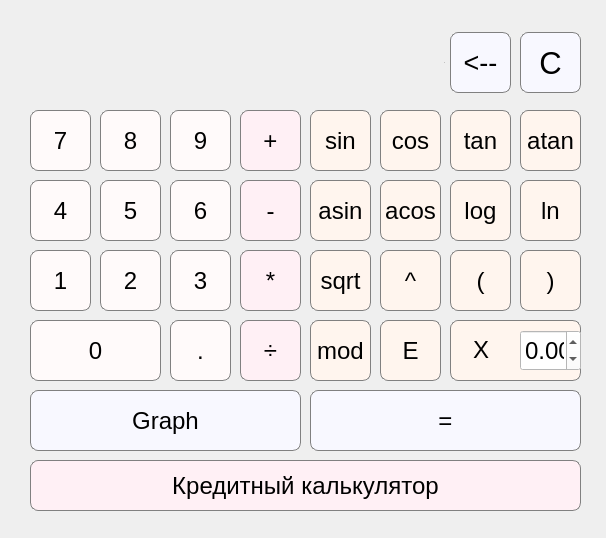
<?xml version="1.0" encoding="UTF-8"?>
<ui version="4.0">
 <class>MainWindow</class>
 <widget class="QMainWindow" name="MainWindow">
  <property name="geometry">
   <rect>
    <x>0</x>
    <y>0</y>
    <width>606</width>
    <height>538</height>
   </rect>
  </property>
  <property name="sizePolicy">
   <sizepolicy hsizetype="Fixed" vsizetype="Fixed">
    <horstretch>0</horstretch>
    <verstretch>0</verstretch>
   </sizepolicy>
  </property>
  <property name="minimumSize">
   <size>
    <width>606</width>
    <height>538</height>
   </size>
  </property>
  <property name="maximumSize">
   <size>
    <width>606</width>
    <height>538</height>
   </size>
  </property>
  <property name="windowTitle">
   <string>MainWindow</string>
  </property>
  <property name="styleSheet">
   <string notr="true">QMainWindow {
qproperty-aligment: 'AlignVCenter | AlignRight';
border-botton: 5px solid green;
background-color : #FFFAFA;
border-radius: 8px;
}


background-color : #FFFAFA;
</string>
  </property>
  <widget class="QWidget" name="centralwidget">
   <widget class="QLabel" name="result_show">
    <property name="enabled">
     <bool>true</bool>
    </property>
    <property name="geometry">
     <rect>
      <x>30</x>
      <y>28</y>
      <width>415</width>
      <height>69</height>
     </rect>
    </property>
    <property name="font">
     <font>
      <pointsize>-1</pointsize>
      <italic>false</italic>
      <bold>false</bold>
     </font>
    </property>
    <property name="styleSheet">
     <string notr="true">QLabel {
qproperty-alignment: 'AlignRight';
background-color: white;
border: 1px solid grey;
border-radius: 8px;
  margin: 4px;
  padding: 4px;
  font-size: 23px;
color: black;
}

background-color: white;</string>
    </property>
    <property name="text">
     <string>0</string>
    </property>
    <property name="alignment">
     <set>Qt::AlignRight|Qt::AlignTrailing|Qt::AlignVCenter</set>
    </property>
   </widget>
   <widget class="QPushButton" name="pushButton_clear">
    <property name="geometry">
     <rect>
      <x>520</x>
      <y>32</y>
      <width>61</width>
      <height>61</height>
     </rect>
    </property>
    <property name="font">
     <font>
      <pointsize>23</pointsize>
     </font>
    </property>
    <property name="styleSheet">
     <string notr="true">QPushButton {
background-color: #F8F8FF;
border: 1px solid gray;
border-radius: 8px; 
color: black;
}
QPushButton:pressed {
background-color: qlineargradient(x1: 0, y1: 0, x2: 0, y2: 1,
								stop: 0 #BEBEBE, stop: 1 #FFFAFA);
}</string>
    </property>
    <property name="text">
     <string>C</string>
    </property>
   </widget>
   <widget class="QPushButton" name="pushButton_bin">
    <property name="geometry">
     <rect>
      <x>1000</x>
      <y>500</y>
      <width>61</width>
      <height>61</height>
     </rect>
    </property>
    <property name="styleSheet">
     <string notr="true">QPushButton {
background-color: #FFF0F5;
border: 1px solid gray;
border-radius: 8px;
}
QPushButton:pressed {
background-color: qlineargradient(x1: 0, y1: 0, x2: 0, y2: 1,
								stop: 0 #BEBEBE, stop: 1 #D7D7D7);
}</string>
    </property>
    <property name="text">
     <string>+/-</string>
    </property>
   </widget>
   <widget class="QPushButton" name="pushButton_div">
    <property name="geometry">
     <rect>
      <x>240</x>
      <y>320</y>
      <width>61</width>
      <height>61</height>
     </rect>
    </property>
    <property name="font">
     <font>
      <pointsize>18</pointsize>
     </font>
    </property>
    <property name="styleSheet">
     <string notr="true">QPushButton {
background-color: #FFF0F5;
border: 1px solid gray;
border-radius: 8px;
color: black;
}
QPushButton:pressed {
background-color: qlineargradient(x1: 0, y1: 0, x2: 0, y2: 1,
								stop: 0 #BEBEBE, stop: 1 #D7D7D7);
}</string>
    </property>
    <property name="text">
     <string>÷</string>
    </property>
   </widget>
   <widget class="QPushButton" name="pushButton_proc">
    <property name="geometry">
     <rect>
      <x>1000</x>
      <y>430</y>
      <width>61</width>
      <height>61</height>
     </rect>
    </property>
    <property name="styleSheet">
     <string notr="true">QPushButton {
background-color: rgb(215, 215, 215);
border: 1px solid gray;
}
QPushButton:pressed {
background-color: qlineargradient(x1: 0, y1: 0, x2: 0, y2: 1,
								stop: 0 #BEBEBE, stop: 1 #D7D7D7);
}</string>
    </property>
    <property name="text">
     <string>%</string>
    </property>
   </widget>
   <widget class="QPushButton" name="pushButton_9">
    <property name="geometry">
     <rect>
      <x>170</x>
      <y>110</y>
      <width>61</width>
      <height>61</height>
     </rect>
    </property>
    <property name="font">
     <font>
      <pointsize>18</pointsize>
     </font>
    </property>
    <property name="styleSheet">
     <string notr="true">QPushButton {
border: 1px solid gray;
background-color: #FFFAFA;
border-radius: 8px;
color: black;
}
QPushButton:pressed {
background-color: qlineargradient(x1: 0, y1: 0, x2: 0, y2: 1,
								stop: 0 #dadbde, stop: 1 #f6f7fa);
}</string>
    </property>
    <property name="text">
     <string>9</string>
    </property>
   </widget>
   <widget class="QPushButton" name="pushButton_8">
    <property name="geometry">
     <rect>
      <x>100</x>
      <y>110</y>
      <width>61</width>
      <height>61</height>
     </rect>
    </property>
    <property name="font">
     <font>
      <pointsize>18</pointsize>
     </font>
    </property>
    <property name="styleSheet">
     <string notr="true">QPushButton {
border: 1px solid gray;
background-color: #FFFAFA;
border-radius: 8px;
color: black;
}
QPushButton:pressed {
background-color: qlineargradient(x1: 0, y1: 0, x2: 0, y2: 1,
								stop: 0 #dadbde, stop: 1 #f6f7fa);
}</string>
    </property>
    <property name="text">
     <string>8</string>
    </property>
   </widget>
   <widget class="QPushButton" name="pushButton_7">
    <property name="geometry">
     <rect>
      <x>30</x>
      <y>110</y>
      <width>61</width>
      <height>61</height>
     </rect>
    </property>
    <property name="font">
     <font>
      <pointsize>18</pointsize>
     </font>
    </property>
    <property name="styleSheet">
     <string notr="true">QPushButton {
border: 1px solid gray;
background-color: #FFFAFA;
border-radius: 8px;
color: black;
}
QPushButton:pressed {
background-color: qlineargradient(x1: 0, y1: 0, x2: 0, y2: 1,
								stop: 0 #dadbde, stop: 1 #f6f7fa);
}</string>
    </property>
    <property name="text">
     <string>7</string>
    </property>
   </widget>
   <widget class="QPushButton" name="pushButton_mult">
    <property name="geometry">
     <rect>
      <x>240</x>
      <y>250</y>
      <width>61</width>
      <height>61</height>
     </rect>
    </property>
    <property name="font">
     <font>
      <pointsize>18</pointsize>
     </font>
    </property>
    <property name="styleSheet">
     <string notr="true">QPushButton {
background-color: #FFF0F5;
border: 1px solid gray;
border-radius: 8px;
color: black;
}
QPushButton:pressed {
background-color: qlineargradient(x1: 0, y1: 0, x2: 0, y2: 1,
								stop: 0 #BEBEBE, stop: 1 #D7D7D7);
}</string>
    </property>
    <property name="text">
     <string>*</string>
    </property>
   </widget>
   <widget class="QPushButton" name="pushButton_5">
    <property name="geometry">
     <rect>
      <x>100</x>
      <y>180</y>
      <width>61</width>
      <height>61</height>
     </rect>
    </property>
    <property name="font">
     <font>
      <pointsize>18</pointsize>
     </font>
    </property>
    <property name="styleSheet">
     <string notr="true">QPushButton {
border: 1px solid gray;
background-color: #FFFAFA;
border-radius: 8px;
color: black;
}
QPushButton:pressed {
background-color: qlineargradient(x1: 0, y1: 0, x2: 0, y2: 1,
								stop: 0 #dadbde, stop: 1 #f6f7fa);
}</string>
    </property>
    <property name="text">
     <string>5</string>
    </property>
   </widget>
   <widget class="QPushButton" name="pushButton_minus">
    <property name="geometry">
     <rect>
      <x>240</x>
      <y>180</y>
      <width>61</width>
      <height>61</height>
     </rect>
    </property>
    <property name="font">
     <font>
      <pointsize>18</pointsize>
     </font>
    </property>
    <property name="styleSheet">
     <string notr="true">QPushButton {
background-color: #FFF0F5;
border: 1px solid gray;
border-radius: 8px;
color: black;
}
QPushButton:pressed {
background-color: qlineargradient(x1: 0, y1: 0, x2: 0, y2: 1,
								stop: 0 #BEBEBE, stop: 1 #D7D7D7);
}</string>
    </property>
    <property name="text">
     <string>-</string>
    </property>
   </widget>
   <widget class="QPushButton" name="pushButton_dot">
    <property name="geometry">
     <rect>
      <x>170</x>
      <y>320</y>
      <width>61</width>
      <height>61</height>
     </rect>
    </property>
    <property name="font">
     <font>
      <pointsize>18</pointsize>
     </font>
    </property>
    <property name="styleSheet">
     <string notr="true">QPushButton {
border: 1px solid gray;
background-color: #FFFAFA;
border-radius: 8px;
color: black;
}
QPushButton:pressed {
background-color: qlineargradient(x1: 0, y1: 0, x2: 0, y2: 1,
								stop: 0 #dadbde, stop: 1 #f6f7fa);
}</string>
    </property>
    <property name="text">
     <string>.</string>
    </property>
   </widget>
   <widget class="QPushButton" name="pushButton_eq">
    <property name="geometry">
     <rect>
      <x>310</x>
      <y>390</y>
      <width>271</width>
      <height>61</height>
     </rect>
    </property>
    <property name="font">
     <font>
      <pointsize>18</pointsize>
     </font>
    </property>
    <property name="styleSheet">
     <string notr="true">QPushButton {
border: 1px solid gray;
background-color: #F8F8FF;
border-radius: 8px;
color: black;
}
QPushButton:pressed {
background-color: qlineargradient(x1: 0, y1: 0, x2: 0, y2: 1,
								stop: 0 #dadbde, stop: 1 #f6f7fa);
}</string>
    </property>
    <property name="text">
     <string>=</string>
    </property>
   </widget>
   <widget class="QPushButton" name="pushButton_0">
    <property name="geometry">
     <rect>
      <x>30</x>
      <y>320</y>
      <width>131</width>
      <height>61</height>
     </rect>
    </property>
    <property name="font">
     <font>
      <pointsize>18</pointsize>
     </font>
    </property>
    <property name="styleSheet">
     <string notr="true">QPushButton {
border: 1px solid gray;
background-color: #FFFAFA;
border-radius: 8px;
color: black;
}
QPushButton:pressed {
background-color: qlineargradient(x1: 0, y1: 0, x2: 0, y2: 1,
								stop: 0 #dadbde, stop: 1 #f6f7fa);
}</string>
    </property>
    <property name="text">
     <string>0</string>
    </property>
   </widget>
   <widget class="QPushButton" name="pushButton_6">
    <property name="geometry">
     <rect>
      <x>170</x>
      <y>180</y>
      <width>61</width>
      <height>61</height>
     </rect>
    </property>
    <property name="font">
     <font>
      <pointsize>18</pointsize>
     </font>
    </property>
    <property name="styleSheet">
     <string notr="true">QPushButton {
border: 1px solid gray;
background-color: #FFFAFA;
border-radius: 8px;
color: black;
}
QPushButton:pressed {
background-color: qlineargradient(x1: 0, y1: 0, x2: 0, y2: 1,
								stop: 0 #dadbde, stop: 1 #f6f7fa);
}</string>
    </property>
    <property name="text">
     <string>6</string>
    </property>
   </widget>
   <widget class="QPushButton" name="pushButton_4">
    <property name="geometry">
     <rect>
      <x>30</x>
      <y>180</y>
      <width>61</width>
      <height>61</height>
     </rect>
    </property>
    <property name="font">
     <font>
      <pointsize>18</pointsize>
     </font>
    </property>
    <property name="styleSheet">
     <string notr="true">QPushButton {
border: 1px solid gray;
background-color: #FFFAFA;
border-radius: 8px;
color: black;
}
QPushButton:pressed {
background-color: qlineargradient(x1: 0, y1: 0, x2: 0, y2: 1,
								stop: 0 #dadbde, stop: 1 #f6f7fa);
}</string>
    </property>
    <property name="text">
     <string>4</string>
    </property>
   </widget>
   <widget class="QPushButton" name="pushButton_3">
    <property name="geometry">
     <rect>
      <x>170</x>
      <y>250</y>
      <width>61</width>
      <height>61</height>
     </rect>
    </property>
    <property name="font">
     <font>
      <pointsize>18</pointsize>
     </font>
    </property>
    <property name="styleSheet">
     <string notr="true">QPushButton {
border: 1px solid gray;
background-color: #FFFAFA;
border-radius: 8px;
color: black;
}
QPushButton:pressed {
background-color: qlineargradient(x1: 0, y1: 0, x2: 0, y2: 1,
								stop: 0 #dadbde, stop: 1 #f6f7fa);
}</string>
    </property>
    <property name="text">
     <string>3</string>
    </property>
   </widget>
   <widget class="QPushButton" name="pushButton_plus">
    <property name="geometry">
     <rect>
      <x>240</x>
      <y>110</y>
      <width>61</width>
      <height>61</height>
     </rect>
    </property>
    <property name="font">
     <font>
      <pointsize>18</pointsize>
     </font>
    </property>
    <property name="styleSheet">
     <string notr="true">QPushButton {
background-color: #FFF0F5;
border: 1px solid gray;
border-radius: 8px;
color: black;
}
QPushButton:pressed {
background-color: qlineargradient(x1: 0, y1: 0, x2: 0, y2: 1,
								stop: 0 #BEBEBE, stop: 1 #D7D7D7);
}</string>
    </property>
    <property name="text">
     <string>+</string>
    </property>
   </widget>
   <widget class="QPushButton" name="pushButton_2">
    <property name="geometry">
     <rect>
      <x>100</x>
      <y>250</y>
      <width>61</width>
      <height>61</height>
     </rect>
    </property>
    <property name="font">
     <font>
      <pointsize>18</pointsize>
     </font>
    </property>
    <property name="styleSheet">
     <string notr="true">QPushButton {
border: 1px solid gray;
background-color: #FFFAFA;
border-radius: 8px;
color: black;
}
QPushButton:pressed {
background-color: qlineargradient(x1: 0, y1: 0, x2: 0, y2: 1,
								stop: 0 #dadbde, stop: 1 #f6f7fa);
}</string>
    </property>
    <property name="text">
     <string>2</string>
    </property>
   </widget>
   <widget class="QPushButton" name="pushButton_1">
    <property name="geometry">
     <rect>
      <x>30</x>
      <y>250</y>
      <width>61</width>
      <height>61</height>
     </rect>
    </property>
    <property name="font">
     <font>
      <pointsize>18</pointsize>
     </font>
    </property>
    <property name="styleSheet">
     <string notr="true">QPushButton {
border: 1px solid gray;
background-color: #FFFAFA;
border-radius: 8px;
color: black;
}
QPushButton:pressed {
background-color: qlineargradient(x1: 0, y1: 0, x2: 0, y2: 1,
								stop: 0 #dadbde, stop: 1 #f6f7fa);
}</string>
    </property>
    <property name="text">
     <string>1</string>
    </property>
   </widget>
   <widget class="QPushButton" name="pushButton_x">
    <property name="geometry">
     <rect>
      <x>452</x>
      <y>321</y>
      <width>58</width>
      <height>58</height>
     </rect>
    </property>
    <property name="font">
     <font>
      <pointsize>18</pointsize>
     </font>
    </property>
    <property name="styleSheet">
     <string notr="true">QPushButton {
background-color: #FFF5EE;
border: 0px solid gray;
border-radius: 8px;
color: black;
}
QPushButton:pressed {
background-color: qlineargradient(x1: 0, y1: 0, x2: 0, y2: 1,
								stop: 0 #BEBEBE, stop: 1 #D7D7D7);
}</string>
    </property>
    <property name="text">
     <string>X</string>
    </property>
   </widget>
   <widget class="QPushButton" name="pushButton_del">
    <property name="geometry">
     <rect>
      <x>450</x>
      <y>32</y>
      <width>61</width>
      <height>61</height>
     </rect>
    </property>
    <property name="font">
     <font>
      <pointsize>20</pointsize>
     </font>
    </property>
    <property name="styleSheet">
     <string notr="true">QPushButton {
background-color: #F8F8FF;
border: 1px solid gray;
border-radius: 8px; 
color: black;
}
QPushButton:pressed {
background-color: qlineargradient(x1: 0, y1: 0, x2: 0, y2: 1,
								stop: 0 #BEBEBE, stop: 1 #FFFAFA);
}</string>
    </property>
    <property name="text">
     <string>&lt;--</string>
    </property>
   </widget>
   <widget class="QPushButton" name="pushButton_lb">
    <property name="geometry">
     <rect>
      <x>450</x>
      <y>250</y>
      <width>61</width>
      <height>61</height>
     </rect>
    </property>
    <property name="font">
     <font>
      <pointsize>18</pointsize>
     </font>
    </property>
    <property name="styleSheet">
     <string notr="true">QPushButton {
background-color: #FFF5EE;
border: 1px solid gray;
border-radius: 8px;
color: black;
}
QPushButton:pressed {
background-color: qlineargradient(x1: 0, y1: 0, x2: 0, y2: 1,
								stop: 0 #BEBEBE, stop: 1 #D7D7D7);
}</string>
    </property>
    <property name="text">
     <string>(</string>
    </property>
   </widget>
   <widget class="QPushButton" name="pushButton_log">
    <property name="geometry">
     <rect>
      <x>450</x>
      <y>180</y>
      <width>61</width>
      <height>61</height>
     </rect>
    </property>
    <property name="font">
     <font>
      <pointsize>18</pointsize>
     </font>
    </property>
    <property name="styleSheet">
     <string notr="true">QPushButton {
background-color: #FFF5EE;
border: 1px solid gray;
border-radius: 8px;
color: black;
}
QPushButton:pressed {
background-color: qlineargradient(x1: 0, y1: 0, x2: 0, y2: 1,
								stop: 0 #BEBEBE, stop: 1 #D7D7D7);
}</string>
    </property>
    <property name="text">
     <string>log</string>
    </property>
   </widget>
   <widget class="QPushButton" name="pushButton_rb">
    <property name="geometry">
     <rect>
      <x>520</x>
      <y>250</y>
      <width>61</width>
      <height>61</height>
     </rect>
    </property>
    <property name="font">
     <font>
      <pointsize>18</pointsize>
     </font>
    </property>
    <property name="styleSheet">
     <string notr="true">QPushButton {
background-color: #FFF5EE;
border: 1px solid gray;
border-radius: 8px;
color: black;
}
QPushButton:pressed {
background-color: qlineargradient(x1: 0, y1: 0, x2: 0, y2: 1,
								stop: 0 #BEBEBE, stop: 1 #D7D7D7);
}</string>
    </property>
    <property name="text">
     <string>)</string>
    </property>
   </widget>
   <widget class="QPushButton" name="pushButton_ln">
    <property name="geometry">
     <rect>
      <x>520</x>
      <y>180</y>
      <width>61</width>
      <height>61</height>
     </rect>
    </property>
    <property name="font">
     <font>
      <pointsize>18</pointsize>
     </font>
    </property>
    <property name="styleSheet">
     <string notr="true">QPushButton {
background-color: #FFF5EE;
border: 1px solid gray;
border-radius: 8px;
color: black;
}
QPushButton:pressed {
background-color: qlineargradient(x1: 0, y1: 0, x2: 0, y2: 1,
								stop: 0 #BEBEBE, stop: 1 #D7D7D7);
}</string>
    </property>
    <property name="text">
     <string>ln</string>
    </property>
   </widget>
   <widget class="QPushButton" name="pushButton_atag">
    <property name="geometry">
     <rect>
      <x>520</x>
      <y>110</y>
      <width>61</width>
      <height>61</height>
     </rect>
    </property>
    <property name="font">
     <font>
      <pointsize>18</pointsize>
     </font>
    </property>
    <property name="styleSheet">
     <string notr="true">QPushButton {
background-color: #FFF5EE;
border: 1px solid gray;
border-radius: 8px;
color: black;
}
QPushButton:pressed {
background-color: qlineargradient(x1: 0, y1: 0, x2: 0, y2: 1,
								stop: 0 #BEBEBE, stop: 1 #D7D7D7);
}</string>
    </property>
    <property name="text">
     <string>atan</string>
    </property>
   </widget>
   <widget class="QPushButton" name="pushButton_acos">
    <property name="geometry">
     <rect>
      <x>380</x>
      <y>180</y>
      <width>61</width>
      <height>61</height>
     </rect>
    </property>
    <property name="font">
     <font>
      <pointsize>18</pointsize>
     </font>
    </property>
    <property name="styleSheet">
     <string notr="true">QPushButton {
background-color: #FFF5EE;
border: 1px solid gray;
border-radius: 8px;
color: black;
}
QPushButton:pressed {
background-color: qlineargradient(x1: 0, y1: 0, x2: 0, y2: 1,
								stop: 0 #BEBEBE, stop: 1 #D7D7D7);
}</string>
    </property>
    <property name="text">
     <string>acos</string>
    </property>
   </widget>
   <widget class="QPushButton" name="pushButton_asin">
    <property name="geometry">
     <rect>
      <x>310</x>
      <y>180</y>
      <width>61</width>
      <height>61</height>
     </rect>
    </property>
    <property name="font">
     <font>
      <pointsize>18</pointsize>
     </font>
    </property>
    <property name="styleSheet">
     <string notr="true">QPushButton {
background-color: #FFF5EE;
border: 1px solid gray;
border-radius: 8px;
color: black;
}
QPushButton:pressed {
background-color: qlineargradient(x1: 0, y1: 0, x2: 0, y2: 1,
								stop: 0 #BEBEBE, stop: 1 #D7D7D7);
}</string>
    </property>
    <property name="text">
     <string>asin</string>
    </property>
   </widget>
   <widget class="QPushButton" name="pushButton_sin">
    <property name="geometry">
     <rect>
      <x>310</x>
      <y>110</y>
      <width>61</width>
      <height>61</height>
     </rect>
    </property>
    <property name="font">
     <font>
      <pointsize>18</pointsize>
     </font>
    </property>
    <property name="styleSheet">
     <string notr="true">QPushButton {
background-color: #FFF5EE;
border: 1px solid gray;
border-radius: 8px;
color: black;
}
QPushButton:pressed {
background-color: qlineargradient(x1: 0, y1: 0, x2: 0, y2: 1,
								stop: 0 #BEBEBE, stop: 1 #D7D7D7);
}</string>
    </property>
    <property name="text">
     <string>sin</string>
    </property>
   </widget>
   <widget class="QPushButton" name="pushButton_cos">
    <property name="geometry">
     <rect>
      <x>380</x>
      <y>110</y>
      <width>61</width>
      <height>61</height>
     </rect>
    </property>
    <property name="font">
     <font>
      <pointsize>18</pointsize>
     </font>
    </property>
    <property name="styleSheet">
     <string notr="true">QPushButton {
background-color: #FFF5EE;
border: 1px solid gray;
border-radius: 8px;
color: black;
}
QPushButton:pressed {
background-color: qlineargradient(x1: 0, y1: 0, x2: 0, y2: 1,
								stop: 0 #BEBEBE, stop: 1 #D7D7D7);
}</string>
    </property>
    <property name="text">
     <string>cos</string>
    </property>
   </widget>
   <widget class="QPushButton" name="pushButton_tan">
    <property name="geometry">
     <rect>
      <x>450</x>
      <y>110</y>
      <width>61</width>
      <height>61</height>
     </rect>
    </property>
    <property name="font">
     <font>
      <pointsize>18</pointsize>
     </font>
    </property>
    <property name="styleSheet">
     <string notr="true">QPushButton {
background-color: #FFF5EE;
border: 1px solid gray;
border-radius: 8px;
color: black;
}
QPushButton:pressed {
background-color: qlineargradient(x1: 0, y1: 0, x2: 0, y2: 1,
								stop: 0 #BEBEBE, stop: 1 #D7D7D7);
}</string>
    </property>
    <property name="text">
     <string>tan</string>
    </property>
   </widget>
   <widget class="QPushButton" name="pushButton_pov">
    <property name="geometry">
     <rect>
      <x>380</x>
      <y>250</y>
      <width>61</width>
      <height>61</height>
     </rect>
    </property>
    <property name="font">
     <font>
      <pointsize>18</pointsize>
     </font>
    </property>
    <property name="styleSheet">
     <string notr="true">QPushButton {
background-color: #FFF5EE;
border: 1px solid gray;
border-radius: 8px;
color: black;
}
QPushButton:pressed {
background-color: qlineargradient(x1: 0, y1: 0, x2: 0, y2: 1,
								stop: 0 #BEBEBE, stop: 1 #D7D7D7);
}</string>
    </property>
    <property name="text">
     <string>^</string>
    </property>
   </widget>
   <widget class="QPushButton" name="pushButton_sqrt">
    <property name="geometry">
     <rect>
      <x>310</x>
      <y>250</y>
      <width>61</width>
      <height>61</height>
     </rect>
    </property>
    <property name="font">
     <font>
      <pointsize>18</pointsize>
     </font>
    </property>
    <property name="styleSheet">
     <string notr="true">QPushButton {
background-color: #FFF5EE;
border: 1px solid gray;
border-radius: 8px;
color: black;
}
QPushButton:pressed {
background-color: qlineargradient(x1: 0, y1: 0, x2: 0, y2: 1,
								stop: 0 #BEBEBE, stop: 1 #D7D7D7);
}</string>
    </property>
    <property name="text">
     <string>sqrt</string>
    </property>
   </widget>
   <widget class="QPushButton" name="pushButton_mod">
    <property name="geometry">
     <rect>
      <x>310</x>
      <y>320</y>
      <width>61</width>
      <height>61</height>
     </rect>
    </property>
    <property name="font">
     <font>
      <pointsize>18</pointsize>
     </font>
    </property>
    <property name="styleSheet">
     <string notr="true">QPushButton {
background-color: #FFF5EE;
border: 1px solid gray;
border-radius: 8px;
color: black;
}
QPushButton:pressed {
background-color: qlineargradient(x1: 0, y1: 0, x2: 0, y2: 1,
								stop: 0 #BEBEBE, stop: 1 #D7D7D7);
}</string>
    </property>
    <property name="text">
     <string>mod</string>
    </property>
   </widget>
   <widget class="QLabel" name="data_x">
    <property name="enabled">
     <bool>true</bool>
    </property>
    <property name="geometry">
     <rect>
      <x>1000</x>
      <y>360</y>
      <width>71</width>
      <height>61</height>
     </rect>
    </property>
    <property name="font">
     <font>
      <pointsize>-1</pointsize>
      <italic>false</italic>
      <bold>false</bold>
     </font>
    </property>
    <property name="styleSheet">
     <string notr="true">QLabel {
qproperty-alignment: 'AlignRight';
background-color: white;
border: 1px solid grey;
border-radius: 8px;
  margin: 0px;
  font-size: 23px;
}

background-color: white;</string>
    </property>
    <property name="text">
     <string>X</string>
    </property>
    <property name="scaledContents">
     <bool>false</bool>
    </property>
    <property name="alignment">
     <set>Qt::AlignCenter</set>
    </property>
   </widget>
   <widget class="QLabel" name="err_c">
    <property name="enabled">
     <bool>true</bool>
    </property>
    <property name="geometry">
     <rect>
      <x>35</x>
      <y>38</y>
      <width>49</width>
      <height>49</height>
     </rect>
    </property>
    <property name="font">
     <font>
      <pointsize>-1</pointsize>
      <italic>false</italic>
      <bold>false</bold>
     </font>
    </property>
    <property name="styleSheet">
     <string notr="true">QLabel {
qproperty-alignment: 'AlignRight';
color: red;

border-radius: 8px;
  margin: 0px;
  font-size: 23px;
}

background-color: white;</string>
    </property>
    <property name="text">
     <string/>
    </property>
    <property name="alignment">
     <set>Qt::AlignCenter</set>
    </property>
   </widget>
   <widget class="QLabel" name="err_x">
    <property name="enabled">
     <bool>true</bool>
    </property>
    <property name="geometry">
     <rect>
      <x>35</x>
      <y>38</y>
      <width>49</width>
      <height>49</height>
     </rect>
    </property>
    <property name="font">
     <font>
      <pointsize>-1</pointsize>
      <italic>false</italic>
      <bold>false</bold>
     </font>
    </property>
    <property name="styleSheet">
     <string notr="true">QLabel {
qproperty-alignment: 'AlignRight';
color: green;


border-radius: 8px;
  margin: 0px;
  font-size: 23px;
}

background-color: white;</string>
    </property>
    <property name="text">
     <string/>
    </property>
    <property name="alignment">
     <set>Qt::AlignCenter</set>
    </property>
   </widget>
   <widget class="QDoubleSpinBox" name="doubleSpinBox_x">
    <property name="geometry">
     <rect>
      <x>520</x>
      <y>330</y>
      <width>61</width>
      <height>41</height>
     </rect>
    </property>
    <property name="font">
     <font>
      <pointsize>18</pointsize>
      <kerning>true</kerning>
     </font>
    </property>
    <property name="styleSheet">
     <string notr="true">QDoubleSpinBox {
background-color: white;
color: black;
}</string>
    </property>
    <property name="alignment">
     <set>Qt::AlignCenter</set>
    </property>
    <property name="decimals">
     <number>2</number>
    </property>
    <property name="minimum">
     <double>-1000000.000000000000000</double>
    </property>
    <property name="maximum">
     <double>10000000.000000000000000</double>
    </property>
    <property name="singleStep">
     <double>1.000000000000000</double>
    </property>
    <property name="value">
     <double>0.000000000000000</double>
    </property>
   </widget>
   <widget class="QPushButton" name="pushButton_graph">
    <property name="geometry">
     <rect>
      <x>30</x>
      <y>390</y>
      <width>271</width>
      <height>61</height>
     </rect>
    </property>
    <property name="font">
     <font>
      <pointsize>18</pointsize>
     </font>
    </property>
    <property name="styleSheet">
     <string notr="true">QPushButton {
background-color: #F8F8FF;
border: 1px solid gray;
border-radius: 8px; 
color: black;
}
QPushButton:pressed {
background-color: qlineargradient(x1: 0, y1: 0, x2: 0, y2: 1,
								stop: 0 #BEBEBE, stop: 1 #FFFAFA);
}</string>
    </property>
    <property name="text">
     <string>Graph</string>
    </property>
   </widget>
   <widget class="QLabel" name="result_show_2">
    <property name="enabled">
     <bool>true</bool>
    </property>
    <property name="geometry">
     <rect>
      <x>450</x>
      <y>320</y>
      <width>131</width>
      <height>61</height>
     </rect>
    </property>
    <property name="font">
     <font>
      <pointsize>18</pointsize>
      <italic>false</italic>
     </font>
    </property>
    <property name="styleSheet">
     <string notr="true">QLabel {
background-color: #FFF5EE;
border: 1px solid gray;
border-radius: 8px;
}

</string>
    </property>
    <property name="text">
     <string/>
    </property>
    <property name="alignment">
     <set>Qt::AlignRight|Qt::AlignTrailing|Qt::AlignVCenter</set>
    </property>
   </widget>
   <widget class="QPushButton" name="pushButton_credit">
    <property name="geometry">
     <rect>
      <x>30</x>
      <y>460</y>
      <width>551</width>
      <height>51</height>
     </rect>
    </property>
    <property name="font">
     <font>
      <pointsize>18</pointsize>
     </font>
    </property>
    <property name="styleSheet">
     <string notr="true">QPushButton {
background-color: #FFF0F5;
border: 1px solid gray;
border-radius: 8px;
color: black;
}
QPushButton:pressed {
background-color: qlineargradient(x1: 0, y1: 0, x2: 0, y2: 1,
								stop: 0 #BEBEBE, stop: 1 #D7D7D7);
}</string>
    </property>
    <property name="text">
     <string>Кредитный калькулятор</string>
    </property>
   </widget>
   <widget class="QPushButton" name="pushButton_E">
    <property name="geometry">
     <rect>
      <x>380</x>
      <y>320</y>
      <width>61</width>
      <height>61</height>
     </rect>
    </property>
    <property name="font">
     <font>
      <pointsize>18</pointsize>
     </font>
    </property>
    <property name="styleSheet">
     <string notr="true">QPushButton {
background-color: #FFF5EE;
border: 1px solid gray;
border-radius: 8px;
color: black;
}
QPushButton:pressed {
background-color: qlineargradient(x1: 0, y1: 0, x2: 0, y2: 1,
								stop: 0 #BEBEBE, stop: 1 #D7D7D7);
}</string>
    </property>
    <property name="text">
     <string>E</string>
    </property>
   </widget>
   <zorder>result_show</zorder>
   <zorder>result_show_2</zorder>
   <zorder>pushButton_clear</zorder>
   <zorder>pushButton_bin</zorder>
   <zorder>pushButton_div</zorder>
   <zorder>pushButton_proc</zorder>
   <zorder>pushButton_9</zorder>
   <zorder>pushButton_8</zorder>
   <zorder>pushButton_7</zorder>
   <zorder>pushButton_mult</zorder>
   <zorder>pushButton_5</zorder>
   <zorder>pushButton_minus</zorder>
   <zorder>pushButton_dot</zorder>
   <zorder>pushButton_eq</zorder>
   <zorder>pushButton_0</zorder>
   <zorder>pushButton_6</zorder>
   <zorder>pushButton_4</zorder>
   <zorder>pushButton_3</zorder>
   <zorder>pushButton_plus</zorder>
   <zorder>pushButton_2</zorder>
   <zorder>pushButton_1</zorder>
   <zorder>pushButton_x</zorder>
   <zorder>pushButton_del</zorder>
   <zorder>pushButton_lb</zorder>
   <zorder>pushButton_log</zorder>
   <zorder>pushButton_rb</zorder>
   <zorder>pushButton_ln</zorder>
   <zorder>pushButton_atag</zorder>
   <zorder>pushButton_acos</zorder>
   <zorder>pushButton_asin</zorder>
   <zorder>pushButton_sin</zorder>
   <zorder>pushButton_cos</zorder>
   <zorder>pushButton_tan</zorder>
   <zorder>pushButton_pov</zorder>
   <zorder>pushButton_sqrt</zorder>
   <zorder>pushButton_mod</zorder>
   <zorder>data_x</zorder>
   <zorder>err_c</zorder>
   <zorder>doubleSpinBox_x</zorder>
   <zorder>pushButton_graph</zorder>
   <zorder>err_x</zorder>
   <zorder>pushButton_credit</zorder>
   <zorder>pushButton_E</zorder>
  </widget>
 </widget>
 <resources/>
 <connections/>
</ui>
